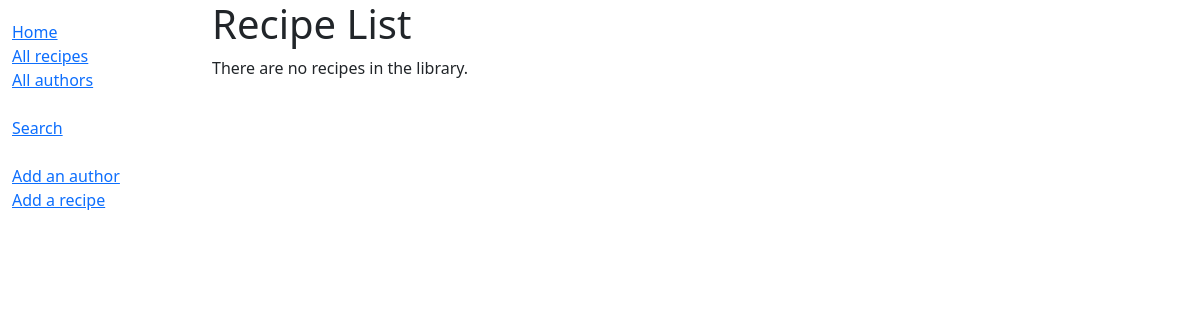
The app's page /catalog/recipes/, older data.
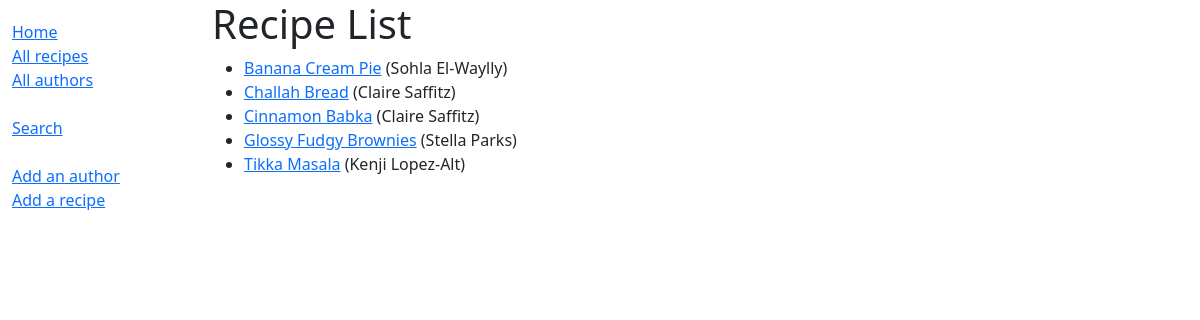
The same page, newer data.
### catalog/models.py (models this page shows, shortened)
class Recipe(models.Model):
    title = models.CharField(max_length=200)
    author = models.ForeignKey('Author', on_delete=models.SET_NULL, null=True) # default is for testing only
    description = models.TextField(max_length=1000, help_text='Enter a brief description of the recipe', blank=True, null=True)
    cuisine = models.ManyToManyField(Cuisine, help_text='Select a cuisine for this recipe', default=None, blank=True)
    diet = models.ManyToManyField(Diet, help_text='Select a diet for this recipe', default=None, blank=True)
    last_made = models.DateField(default=django.utils.timezone.now)
    recipe_photo = models.ImageField(upload_to='catalog/static/media/recipes/images', blank=True, null=True, help_text="Upload an image of the recipe here")
    recipe_pdf = models.FileField(upload_to='catalog/static/media/recipes/pdfs', blank=True, null=True, help_text="Or, if you prefer, upload a pdf here.")
    words = models.TextField(default = None, null=True, blank=True)
    class Meta:
        ordering = [Upper('title')]
    def get_absolute_url(self):
        return reverse('recipe-detail', args=[str(self.id)])

class Author(models.Model):
    first_name = models.CharField(max_length=100)
    last_name = models.CharField(max_length=100)
    date_of_birth = models.DateField(null=True, blank=True)
    date_of_death = models.DateField('Died', null=True, blank=True)
    biography = models.TextField(max_length=1000, help_text='Enter a brief biography', null=True, blank=True)
    class Meta:
        ordering = ['last_name', 'first_name']
    def __str__(self):
        return f'{self.first_name} {self.last_name}'

### catalog/views.py (the view)
# urls.py: path('recipes/', views.RecipeListView.as_view(), name='recipes'),
class RecipeListView(generic.ListView):
    model = Recipe
    paginate_by = 10

### catalog/templates/catalog/recipe_list.html
{% extends "base_generic.html" %}
{% block content %}
  <h1>Recipe List</h1>
  {% if recipe_list %}
  <ul>
    {% for recipe in recipe_list %}
      <li>
        <a href="{{ recipe.get_absolute_url }}">{{ recipe.title }}</a> ({{recipe.author}})
      </li>
    {% endfor %}
  </ul>
  {% else %}
    <p>There are no recipes in the library.</p>
  {% endif %}
{% endblock %}

### catalog/templates/base_generic.html (shortened to what this page needs)
<!DOCTYPE html>
<html lang="en">
<head>
  <link href="https://cdn.jsdelivr.net/npm/bootstrap@5.1.3/dist/css/bootstrap.min.css" rel="stylesheet">
  {% load static %}
  <link rel="stylesheet" href="{% static 'css/styles.css' %}">
</head>
<body>
  <div class="container-fluid">
    <div class="row">
      <div class="col-sm-2">
      {% block sidebar %}
        <ul class="sidebar-nav">
          <li><a href="{% url 'index' %}">Home</a></li>
          <li><a href="{% url 'recipes' %}">All recipes</a></li>
          <li><a href="{% url 'authors' %}">All authors</a></li>
          <br>
          <li><a href="{% url 'search' %}">Search</a></li>
          <br>
          <li><a href="{% url 'author-create' %}">Add an author</a></li>
          <li><a href="{% url 'recipe-create' %}">Add a recipe</a></li>
        </ul>
     {% endblock %}
      </div>
      <div class="col-sm-10 ">{% block content %}{% endblock %}
    </div>
    </div>
  </div>
</body>
</html>

### catalog/static/css/styles.css (style rules this page uses)
.sidebar-nav { margin-top: 20px; padding: 0; list-style: none; }

Row changes from the older to the newer data that the page shows:
added Recipe: title "Banana Cream Pie", author "Sohla El-Waylly"
added Recipe: title "Challah Bread", author "Claire Saffitz"
added Recipe: title "Cinnamon Babka", author "Claire Saffitz"
added Recipe: title "Glossy Fudgy Brownies", author "Stella Parks"
added Recipe: title "Tikka Masala", author "Kenji Lopez-Alt"
Text that changed along with them:
text no longer shown: "There are no recipes in the library."
